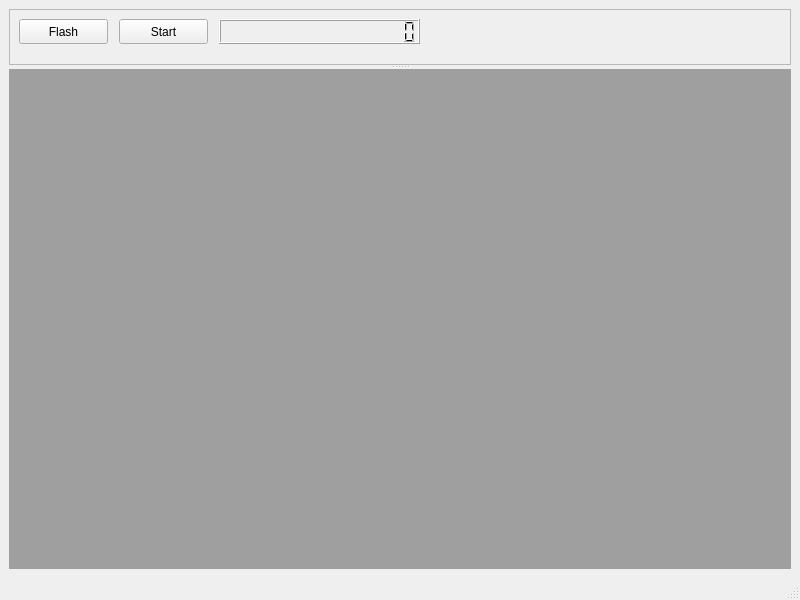
<?xml version="1.0" encoding="UTF-8"?>
<ui version="4.0">
 <class>MainWindow</class>
 <widget class="QMainWindow" name="MainWindow">
  <property name="geometry">
   <rect>
    <x>0</x>
    <y>0</y>
    <width>800</width>
    <height>600</height>
   </rect>
  </property>
  <property name="windowTitle">
   <string>MainWindow</string>
  </property>
  <widget class="QWidget" name="centralwidget">
   <layout class="QHBoxLayout" name="horizontalLayout">
    <item>
     <widget class="QSplitter" name="splitter">
      <property name="orientation">
       <enum>Qt::Vertical</enum>
      </property>
      <widget class="QFrame" name="frame">
       <property name="minimumSize">
        <size>
         <width>0</width>
         <height>45</height>
        </size>
       </property>
       <property name="frameShape">
        <enum>QFrame::StyledPanel</enum>
       </property>
       <property name="frameShadow">
        <enum>QFrame::Raised</enum>
       </property>
       <widget class="QLCDNumber" name="lcdNumber">
        <property name="geometry">
         <rect>
          <x>210</x>
          <y>10</y>
          <width>201</width>
          <height>25</height>
         </rect>
        </property>
        <property name="maximumSize">
         <size>
          <width>16777215</width>
          <height>25</height>
         </size>
        </property>
        <property name="digitCount">
         <number>16</number>
        </property>
        <property name="mode">
         <enum>QLCDNumber::Bin</enum>
        </property>
       </widget>
       <widget class="QPushButton" name="btn_start">
        <property name="geometry">
         <rect>
          <x>110</x>
          <y>10</y>
          <width>89</width>
          <height>25</height>
         </rect>
        </property>
        <property name="text">
         <string>Start</string>
        </property>
       </widget>
       <widget class="QPushButton" name="btn_flash_fw">
        <property name="geometry">
         <rect>
          <x>10</x>
          <y>10</y>
          <width>89</width>
          <height>25</height>
         </rect>
        </property>
        <property name="text">
         <string>Flash</string>
        </property>
       </widget>
      </widget>
      <widget class="QMdiArea" name="mdiArea"/>
     </widget>
    </item>
   </layout>
  </widget>
  <widget class="QMenuBar" name="menubar">
   <property name="geometry">
    <rect>
     <x>0</x>
     <y>0</y>
     <width>800</width>
     <height>22</height>
    </rect>
   </property>
  </widget>
  <widget class="QStatusBar" name="statusbar"/>
 </widget>
 <resources/>
 <connections/>
</ui>
